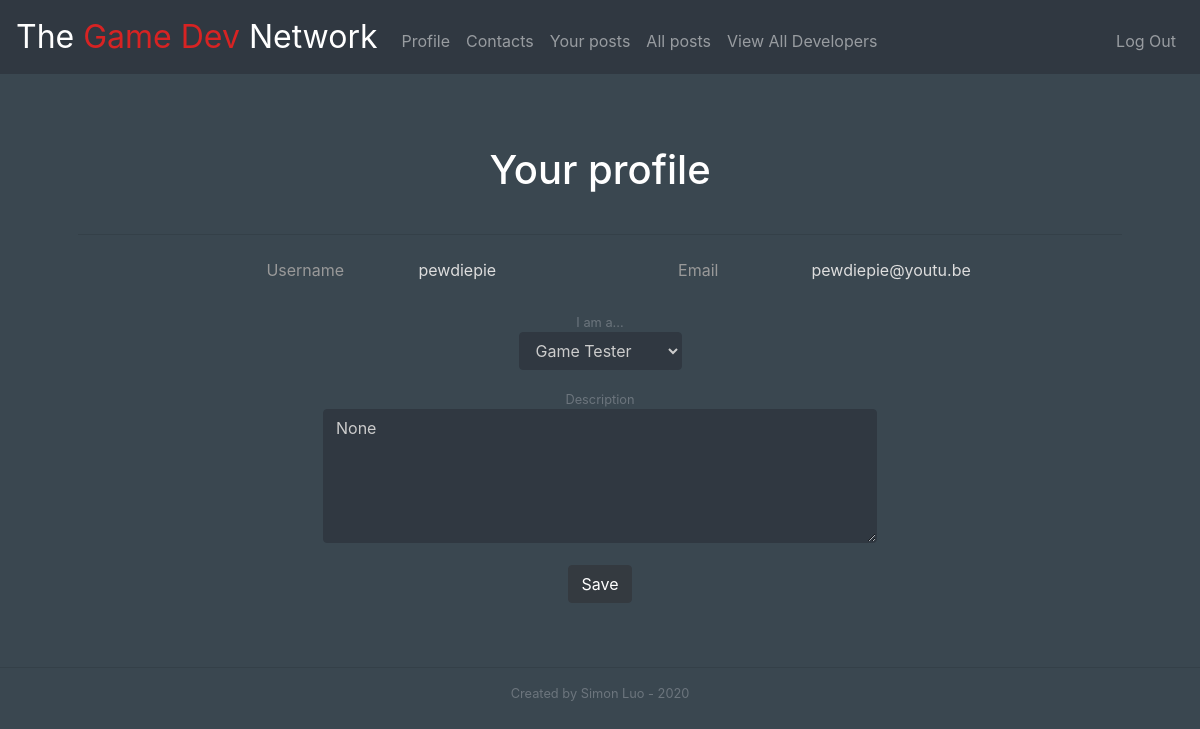
Screenshot of /profile (signed in) with the database file from the repository.
### tables this page shows
CREATE TABLE users (
    id INTEGER PRIMARY KEY AUTOINCREMENT NOT NULL, 
    email	TEXT	NOT NULL,
    username    TEXT        NOT NULL, 
    hash        TEXT        NOT NULL,
    role        TEXT        NOT NULL 
, description	TEXT);

### app.py (the view, shortened to what this page needs)
@app.route("/profile", methods=["GET", "POST"])
@login_required
def profile():
    if request.method == "GET":
        data = db.execute("SELECT username, email, role, description FROM users WHERE id=:id", id=session["user_id"])[0]
        username = data["username"]
        email = data["email"]
        role = data["role"]
        desc = data["description"]
        return render_template("profile.html", username=username, email=email, role=role, description=desc)

### app.py (called while the page is built)
@app.after_request
def after_request(response):
    response.headers["Cache-Control"] = "no-cache, no-store, must-revalidate"
    response.headers["Expires"] = 0
    response.headers["Pragma"] = "no-cache"
    return response

### helpers.py (called while the page is built)
def login_required(f):
    @wraps(f)
    def decorated_function(*args, **kwargs):
        if session.get("user_id") is None:
            return redirect("/login")
        return f(*args, **kwargs)
    return decorated_function

### templates/profile.html (shortened to what this page needs)
{% extends "layout.html" %}
{% block main %}
  <h1 class="p-4">Your profile</h1>
  <hr>
  <div class="px-5 mx-5">
    <form action="/profile" method="post">
      <div class="form-group row px-5">
        <label class="col-3 col-form-label">Username</label>
        <input type="text" readonly class="form-control-plaintext col-3" value="{{ username }}">
        <label class="col-3 col-form-label">Email</label>
        <input type="text" readonly class="form-control-plaintext col-3" value="{{ email }}">
      </div>
      <div class="form-group p-1">
        <small class="form-text text-muted">I am a...</small>
        <select class="form-control" name="role">
          {% for x in ['Programmer', 'Artist', 'Composer', 'Game Designer', 'Game Tester'] %}
            {% if role == x %}
              <option selected>{{x}}</option>
            {% else %}
              <option>{{ x }}</option>
            {% endif %}
          {%  endfor %}
        </select>
      </div>
      <div class="form-group">
        <small class="form-text text-muted">Description</small>
        <textarea
          class="form-control"
          name="description"
          rows="5" cols="50"
          placeholder="e.g. I know how to program in C# and use Unity!"
        >{{description}}</textarea>
      </div>
      <button class="btn btn-dark" type="submit">Save</button>
    </form>
  </div>
{% endblock %}

### static/styles.css (style rules this page uses)
main .form-control { display: inline-block; width: auto; }
.bg-1 { background-color: #3a4750; }
.text-white { color: #eeeeee; }
.form-control, .form-control:disabled { background: #303841; border-color: #303841; color: #cccccc; }
.form-control-plaintext { color: #dddddd; }
label { color: #999999; }

### rows the page displays
users: username "pewdiepie", email "pewdiepie@youtu.be", role "Game Tester"
